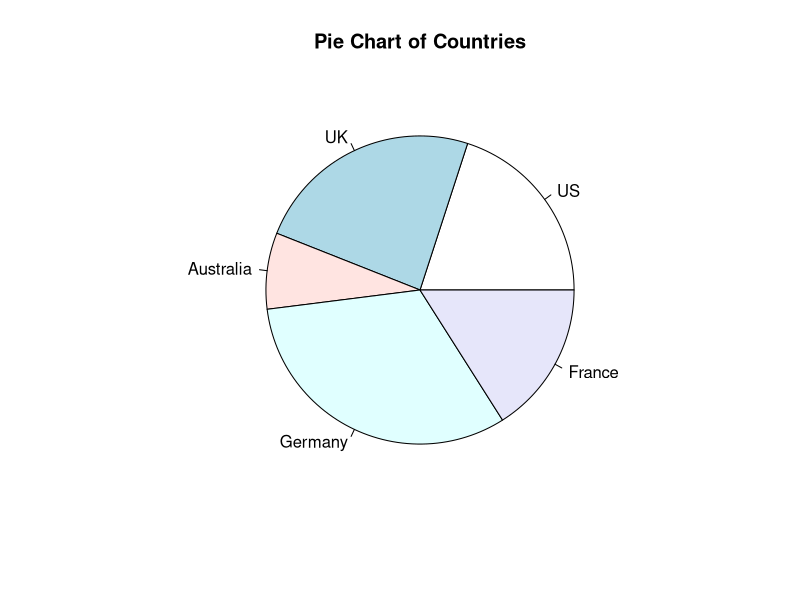
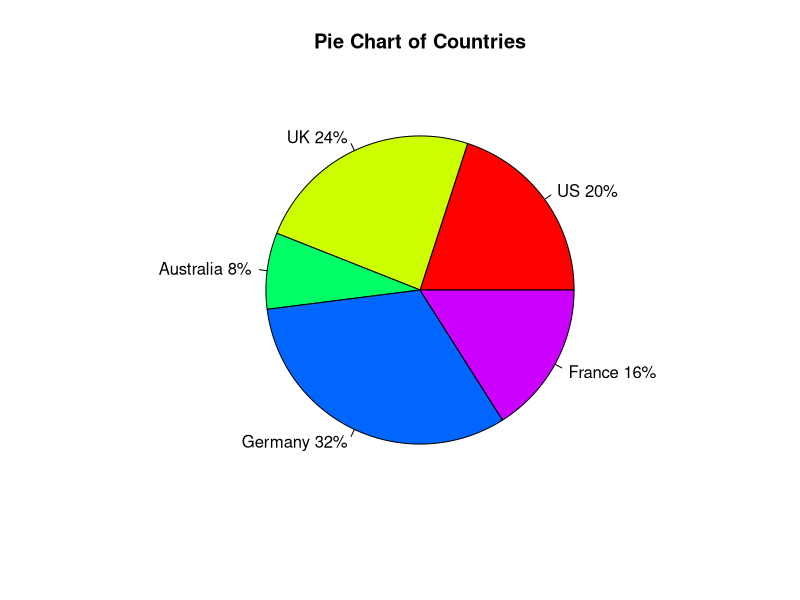
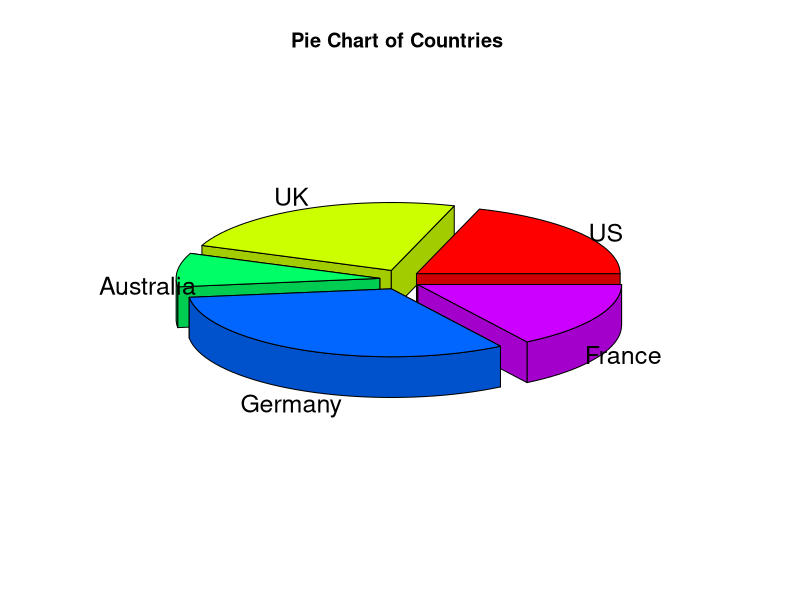
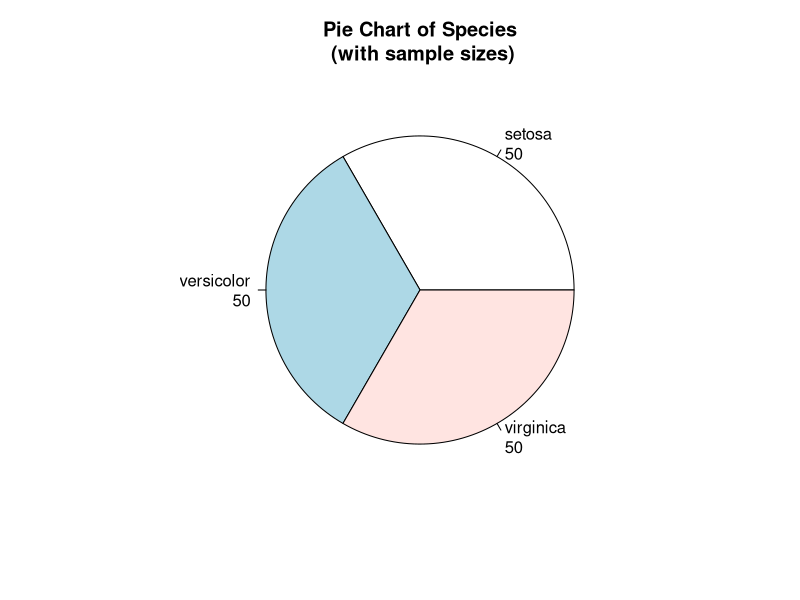

R code for these plots, in order:
## ---- chunk 1
# Simple Pie Chart
slices <- c(10, 12,4, 16, 8)
lbls <- c("US", "UK", "Australia", "Germany", "France")
pie(slices, labels = lbls, main="Pie Chart of Countries")
## ---- chunk 2
# Pie Chart with Percentages
slices <- c(10, 12, 4, 16, 8)
lbls <- c("US", "UK", "Australia", "Germany", "France")
pct <- round(slices/sum(slices)*100)
lbls <- paste(lbls, pct) # add percents to labels
lbls <- paste(lbls,"%",sep="") # ad % to labels
pie(slices,labels = lbls, col=rainbow(length(lbls)),
  	main="Pie Chart of Countries")
## ---- chunk 3
# 3D Exploded Pie Chart
library(plotrix)
slices <- c(10, 12, 4, 16, 8)
lbls <- c("US", "UK", "Australia", "Germany", "France")
pie3D(slices,labels=lbls,explode=0.1,
  	main="Pie Chart of Countries ")
## ---- chunk 4
# Pie Chart from data frame with Appended Sample Sizes
mytable <- table(iris$Species)
lbls <- paste(names(mytable), "\n", mytable, sep="")
pie(mytable, labels = lbls,
  	main="Pie Chart of Species\n (with sample sizes)")
